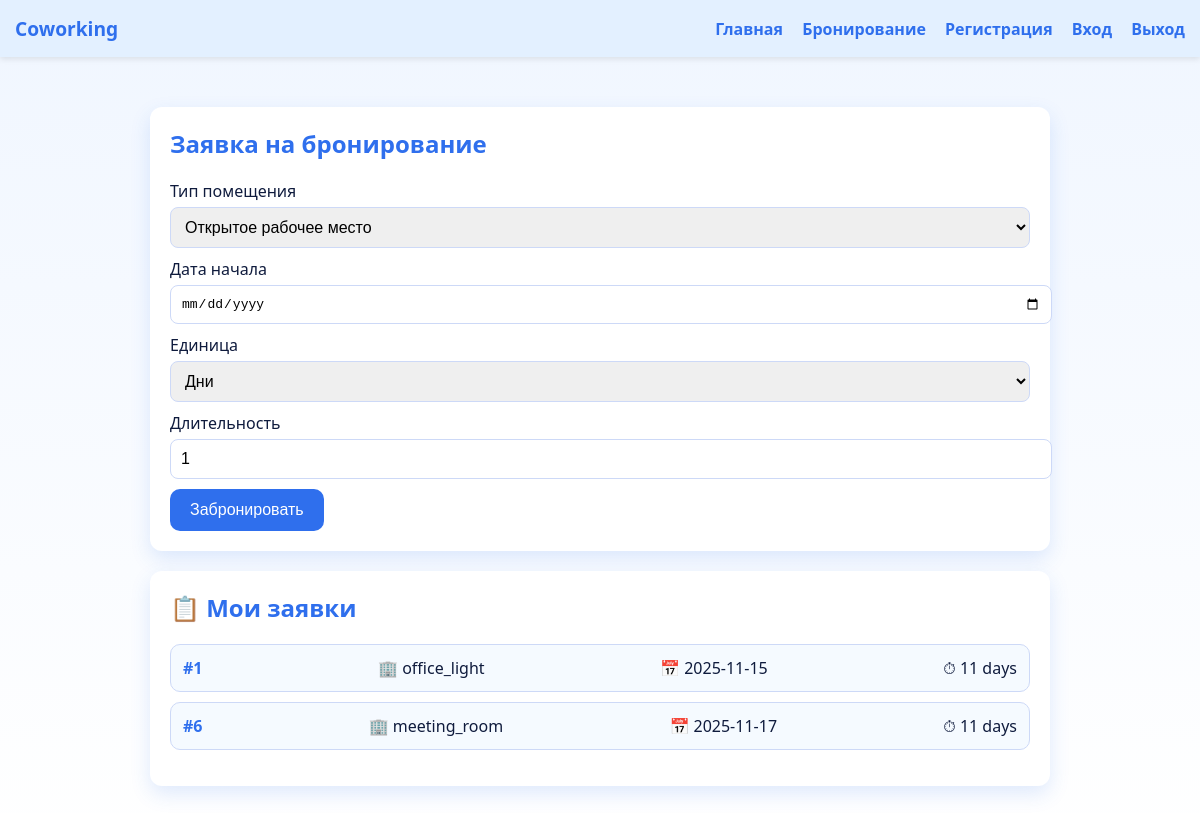
Screenshot of /bookings (signed in) with the database file from the repository.
### tables this page shows
CREATE TABLE "Request" (
	"id"	INTEGER,
	"RoomType"	TEXT,
	"Date"	TEXT,
	"RentType"	TEXT,
	"Duration"	INTEGER,
	"id_users"	INTEGER,
	PRIMARY KEY("id" AUTOINCREMENT),
	FOREIGN KEY("id_users") REFERENCES "Users"("id")
);

### site.py (the view)
@app.route("/bookings")
def bookings_view():
    user = get_username()
    if not user:
        return render_template("index.html", error="Войдите, чтобы бронировать помещения.")
    user_id = get_user_id(user)
    conn = sqlite3.connect(DB_NAME)
    cur = conn.cursor()
    cur.execute("SELECT * FROM Request WHERE id_users=?", (user_id,))
    rows = cur.fetchall()
    conn.close()
    return render_template("bookings.html", user=user, bookings=rows)

### site.py (called while the page is built)
def get_username():
    session_id = request.cookies.get("session")
    if session_id:
        return sessions.get(session_id)
    return None

def get_user_id(login):
    conn = sqlite3.connect(DB_NAME)
    cur = conn.cursor()
    cur.execute("SELECT id FROM Users WHERE Login=?", (login,))
    row = cur.fetchone()
    conn.close()
    return row[0] if row else None

### templates/bookings.html (shortened to what this page needs)
<!doctype html>
<html lang="ru">
<head>
  <link rel="stylesheet" href="{{ url_for('static', filename='styles.css') }}">
</head>
<body>
  <header>
    <div><strong>Coworking</strong></div>
    <nav>
      <a href="{{ url_for('index') }}">Главная</a>
      <a href="{{ url_for('bookings_view') }}">Бронирование</a>
      <a href="{{ url_for('register') }}">Регистрация</a>
      <a href="{{ url_for('login') }}">Вход</a>
      <a href="{{ url_for('logout') }}">Выход</a>
    </nav>
  </header>
  <main>
    <div class="card">
      <h2>Заявка на бронирование</h2>
      <form id="booking-form" method="POST" action="{{ url_for('book') }}">
        <label>Тип помещения
          <select name="room_type" id="room_type">
            <option value="workspace_open">Открытое рабочее место</option>
          </select>
        </label>
        <label>Дата начала <input type="date" name="start_date" id="start_date" required></label>
        <label>Единица
          <select name="duration_unit" id="duration_unit">
            <option value="days">Дни</option>
          </select>
        </label>
        <label>Длительность <input type="number" name="duration_value" id="duration_value" value="1" min="1" required></label>
        <button type="submit">Забронировать</button>
      </form>
    </div>
    <div class="card">
      <h2>📋 Мои заявки</h2>
      {% if bookings %}
        <ul class="my-bookings">
          {% for b in bookings %}
            <li>
              <span class="booking-id">#{{ b[0] }}</span>
              <span class="booking-type">🏢 {{ b[1] }}</span>
              <span class="booking-date">📅 {{ b[2] }}</span>
              <span class="booking-duration">⏱ {{ b[4] }} {{ b[3] }}</span>
            </li>
          {% endfor %}
        </ul>
      {% else %}
        <p class="empty">У тебя пока нет заявок. 🚀</p>
      {% endif %}
    </div>
  </main>
</body>
</html>

### static/styles.css (style rules this page uses)
body { font-family: 'Segoe UI', system-ui, sans-serif; background: linear-gradient(180deg, #f0f6ff, #ffffff); color: #0f1b3d; margin: 0; }
header { background: #e3f0ff; padding: 15px; display: flex; justify-content: space-between; align-items: center; box-shadow: 0 2px 6px rgba(0,0,0,0.1); }
header strong { font-size: 1.2em; color: #2f6fed; }
nav a { margin-left: 15px; text-decoration: none; color: #2f6fed; font-weight: 600; transition: color 0.2s ease; }
main { max-width: 900px; margin: 30px auto; padding: 20px; }
.card { background: #fff; border-radius: 12px; padding: 20px; box-shadow: 0 8px 20px rgba(47,111,237,0.15); margin-bottom: 20px; }
.card h2 { margin-top: 0; color: #2f6fed; }
label { display: block; margin: 10px 0; }
input, select { width: 100%; padding: 10px; border: 1px solid #cdd9f7; border-radius: 8px; margin-top: 5px; font-size: 1em; }
button { background: #2f6fed; color: white; border: none; padding: 12px 20px; border-radius: 10px; cursor: pointer; font-size: 1em; transition: background 0.2s ease, transform 0.1s ease; }
ul { padding-left: 18px; }
.my-bookings { list-style: none; padding: 0; }
.my-bookings li { background: #f5faff; border: 1px solid #cdd9f7; border-radius: 10px; padding: 12px; margin-bottom: 10px; display: flex; justify-content: space-between; align-items: center; transition: transform 0.1s ease, box-shadow 0.2s ease; }
.booking-id { font-weight: bold; color: #2f6fed; }
.booking-type, .booking-date, .booking-duration { margin-left: 10px; }

### rows the page displays
Request: id "1", RoomType "office_light", Date "2025-11-15", Duration "11", RentType "days"
Request: id "6", RoomType "meeting_room", Date "2025-11-17", Duration "11", RentType "days"
